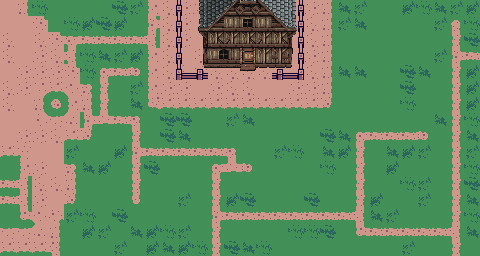

Below is a game level as drawn by its tile map, then a one-line description and the .tmx file that defines it, in full:
An orthogonal 30x16 tile map with 16x16 px tiles, 3 tile layers (Terrain, Fence, Shop), 2 tilesets.

<map version="1.10" tiledversion="1.10.0" orientation="orthogonal" renderorder="right-down" width="30" height="16" tilewidth="16" tileheight="16" infinite="0" nextlayerid="5" nextobjectid="1">
 <tileset firstgid="1" source="tiles.tsx" />
 <tileset firstgid="92" source="SmallerBuildings.tsx" />
 <layer id="1" name="Terrain" width="30" height="16">
  <data encoding="csv">
74,20,86,60,60,60,60,73,85,22,61,87,87,61,87,87,74,74,74,87,20,59,85,60,60,72,86,59,85,72,
74,74,62,60,86,72,73,72,60,25,61,87,74,87,61,87,87,87,74,61,20,85,59,60,60,60,60,85,13,86,
61,74,61,62,37,47,47,47,47,23,61,87,74,61,61,61,61,74,74,61,20,60,60,60,60,60,60,60,26,73,
61,74,87,61,23,86,59,85,72,22,61,74,61,61,74,74,61,87,74,87,20,60,60,60,60,60,60,85,25,47,
74,87,87,87,62,86,10,47,48,22,61,61,87,61,61,61,61,61,74,61,20,59,59,60,60,73,59,60,26,72,
61,87,7,8,9,78,26,60,85,22,87,87,74,87,61,61,74,74,87,87,20,60,60,60,60,73,60,60,26,72,
61,74,20,21,22,20,26,60,59,90,8,8,8,8,8,8,8,8,8,8,91,60,60,60,60,86,60,60,26,72,
74,74,33,34,35,25,11,47,12,60,73,73,60,60,85,59,60,60,60,60,60,60,60,60,60,60,60,59,26,86,
74,87,87,61,8,91,60,60,26,60,73,59,60,60,60,60,60,60,60,60,73,59,10,47,47,47,48,60,26,59,
8,50,74,74,85,60,60,72,25,47,47,47,47,47,12,60,60,85,86,60,59,72,26,60,59,72,85,60,26,85,
24,22,87,74,78,59,72,60,26,73,60,60,60,10,11,48,60,60,60,60,86,60,26,60,72,60,60,60,26,86,
47,23,61,61,20,60,60,60,26,60,60,60,60,26,60,60,60,60,60,60,60,60,26,60,60,86,85,60,26,73,
47,23,87,74,91,60,60,60,39,60,60,85,60,26,72,73,60,60,60,73,60,60,26,72,60,60,85,60,26,59,
24,36,9,49,85,86,60,73,60,60,60,60,60,25,47,47,47,47,47,47,47,47,23,59,85,60,60,60,26,86,
34,34,35,20,60,72,85,60,59,72,86,85,60,26,60,60,60,60,86,86,73,60,36,47,47,47,47,47,23,59,
8,8,8,65,60,60,60,85,60,72,59,72,86,26,73,59,86,60,60,60,60,60,60,60,60,85,60,60,26,60
</data>
 </layer>
 <layer id="2" name="Fence" width="30" height="16">
  <data encoding="csv">
0,0,0,0,0,0,0,0,0,0,0,27,0,0,0,0,0,0,29,0,0,0,0,0,0,0,0,0,0,0,
0,0,0,0,0,0,0,0,0,0,0,27,0,0,0,0,0,0,29,0,0,0,0,0,0,0,0,0,0,0,
0,0,0,0,0,0,0,0,0,0,0,27,0,0,0,0,0,0,29,0,0,0,0,0,0,0,0,0,0,0,
0,0,0,0,0,0,0,0,0,0,0,27,0,0,0,0,0,0,29,0,0,0,0,0,0,0,0,0,0,0,
0,0,0,0,0,0,0,0,0,0,0,40,15,0,0,0,0,41,42,0,0,0,0,0,0,0,0,0,0,0,
0,0,0,0,0,0,0,0,0,0,0,0,0,0,0,0,0,0,0,0,0,0,0,0,0,0,0,0,0,0,
0,0,0,0,0,0,0,0,0,0,0,0,0,0,0,0,0,0,0,0,0,0,0,0,0,0,0,0,0,0,
0,0,0,0,0,0,0,0,0,0,0,0,0,0,0,0,0,0,0,0,0,0,0,0,0,0,0,0,0,0,
0,0,0,0,0,0,0,0,0,0,0,0,0,0,0,0,0,0,0,0,0,0,0,0,0,0,0,0,0,0,
0,0,0,0,0,0,0,0,0,0,0,0,0,0,0,0,0,0,0,0,0,0,0,0,0,0,0,0,0,0,
0,0,0,0,0,0,0,0,0,0,0,0,0,0,0,0,0,0,0,0,0,0,0,0,0,0,0,0,0,0,
0,0,0,0,0,0,0,0,0,0,0,0,0,0,0,0,0,0,0,0,0,0,0,0,0,0,0,0,0,0,
0,0,0,0,0,0,0,0,0,0,0,0,0,0,0,0,0,0,0,0,0,0,0,0,0,0,0,0,0,0,
0,0,0,0,0,0,0,0,0,0,0,0,0,0,0,0,0,0,0,0,0,0,0,0,0,0,0,0,0,0,
0,0,0,0,0,0,0,0,0,0,0,0,0,0,0,0,0,0,0,0,0,0,0,0,0,0,0,0,0,0,
0,0,0,0,0,0,0,0,0,0,0,0,0,0,0,0,0,0,0,0,0,0,0,0,0,0,0,0,0,0
</data>
 </layer>
 <layer id="4" name="Shop" width="30" height="16">
  <data encoding="csv">
0,0,0,0,0,0,0,0,0,0,0,0,456,457,458,426,459,460,461,0,0,0,0,0,0,0,0,0,0,0,
0,0,0,0,0,0,0,0,0,0,0,0,712,622,711,710,711,623,717,0,0,0,0,0,0,0,0,0,0,0,
0,0,0,0,0,0,0,0,0,0,0,0,807,686,687,686,687,686,816,0,0,0,0,0,0,0,0,0,0,0,
0,0,0,0,0,0,0,0,0,0,0,0,871,718,719,865,874,877,880,0,0,0,0,0,0,0,0,0,0,0,
0,0,0,0,0,0,0,0,0,0,0,0,903,905,905,897,906,909,912,0,0,0,0,0,0,0,0,0,0,0,
0,0,0,0,0,0,0,0,0,0,0,0,0,0,0,0,0,0,0,0,0,0,0,0,0,0,0,0,0,0,
0,0,0,0,0,0,0,0,0,0,0,0,0,0,0,0,0,0,0,0,0,0,0,0,0,0,0,0,0,0,
0,0,0,0,0,0,0,0,0,0,0,0,0,0,0,0,0,0,0,0,0,0,0,0,0,0,0,0,0,0,
0,0,0,0,0,0,0,0,0,0,0,0,0,0,0,0,0,0,0,0,0,0,0,0,0,0,0,0,0,0,
0,0,0,0,0,0,0,0,0,0,0,0,0,0,0,0,0,0,0,0,0,0,0,0,0,0,0,0,0,0,
0,0,0,0,0,0,0,0,0,0,0,0,0,0,0,0,0,0,0,0,0,0,0,0,0,0,0,0,0,0,
0,0,0,0,0,0,0,0,0,0,0,0,0,0,0,0,0,0,0,0,0,0,0,0,0,0,0,0,0,0,
0,0,0,0,0,0,0,0,0,0,0,0,0,0,0,0,0,0,0,0,0,0,0,0,0,0,0,0,0,0,
0,0,0,0,0,0,0,0,0,0,0,0,0,0,0,0,0,0,0,0,0,0,0,0,0,0,0,0,0,0,
0,0,0,0,0,0,0,0,0,0,0,0,0,0,0,0,0,0,0,0,0,0,0,0,0,0,0,0,0,0,
0,0,0,0,0,0,0,0,0,0,0,0,0,0,0,0,0,0,0,0,0,0,0,0,0,0,0,0,0,0
</data>
 </layer>
</map>